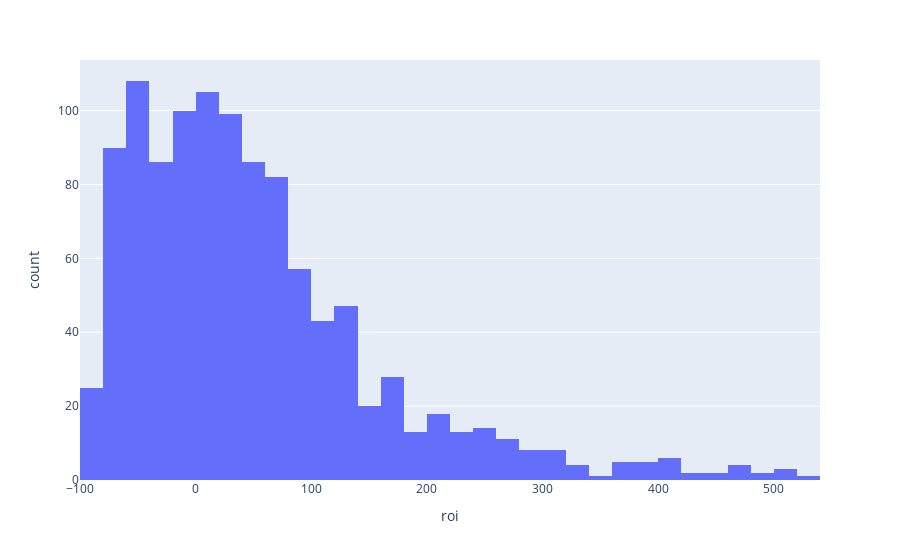

Notebook source saved alongside this figure:
### Code cell
px.histogram(df, x='roi')
# verificando a distribuição do ROI através de um histograma

### Figure 1 — Plotly figure (JSON) as saved in the notebook; plotly's stock layout.template omitted (floating-point values rounded to 4 significant figures; data arrays with more than 128 entries replaced by an {"elided": "..."} marker saying what was removed)
{"data": [{"alignmentgroup": "True", "bingroup": "x", "hovertemplate": "roi=%{x}<br>count=%{y}<extra></extra>", "legendgroup": "", "marker": {"color": "#636efa", "pattern": {"shape": ""}}, "name": "", "offsetgroup": "", "orientation": "v", "showlegend": false, "type": "histogram", "x": {"elided": "1096 float values"}, "xaxis": "x", "yaxis": "y"}], "layout": {"barmode": "relative", "legend": {"tracegroupgap": 0}, "margin": {"t": 60}, "xaxis": {"anchor": "y", "domain": [0, 1], "title": {"text": "roi"}}, "yaxis": {"anchor": "x", "domain": [0, 1], "title": {"text": "count"}}}}
